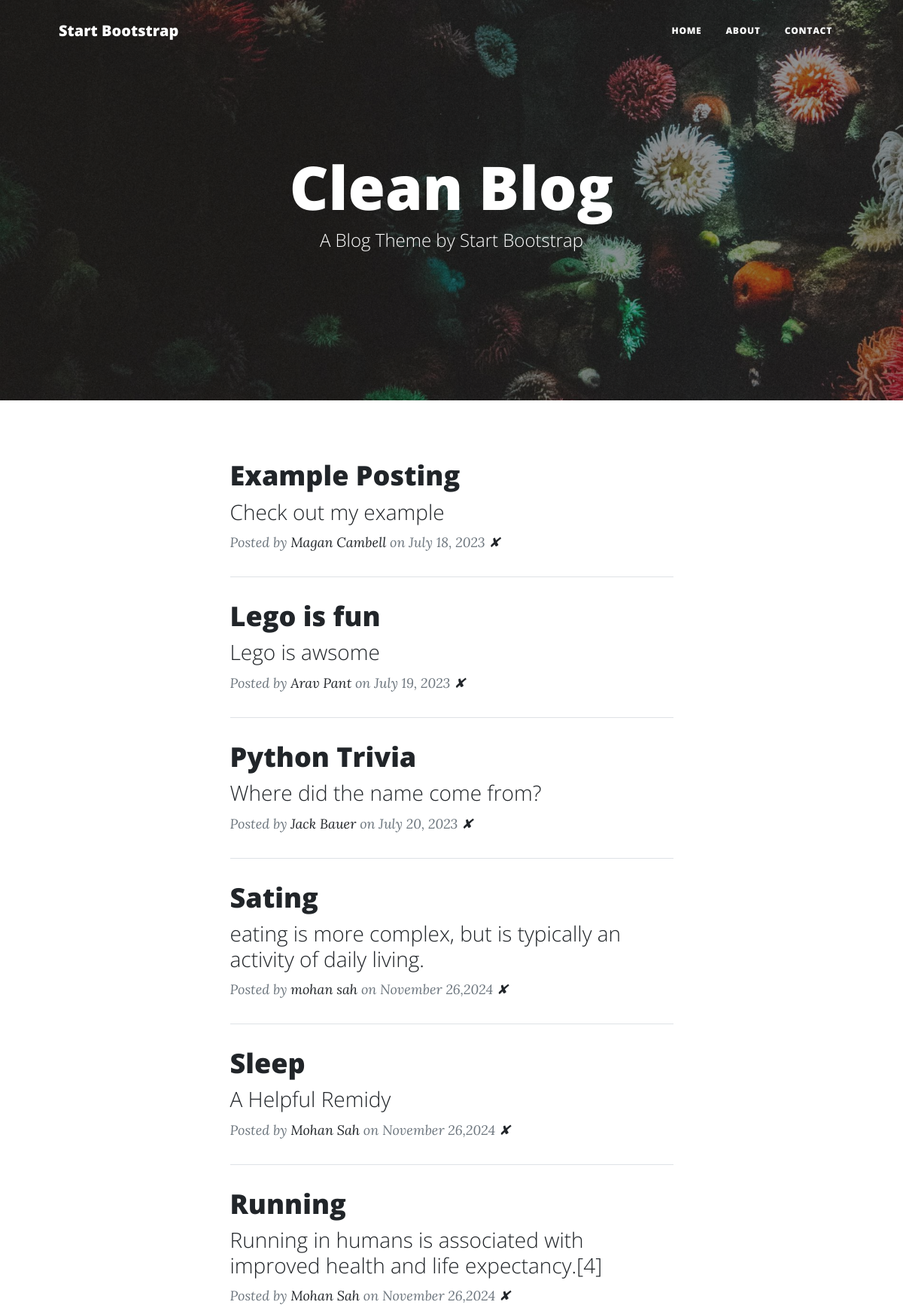
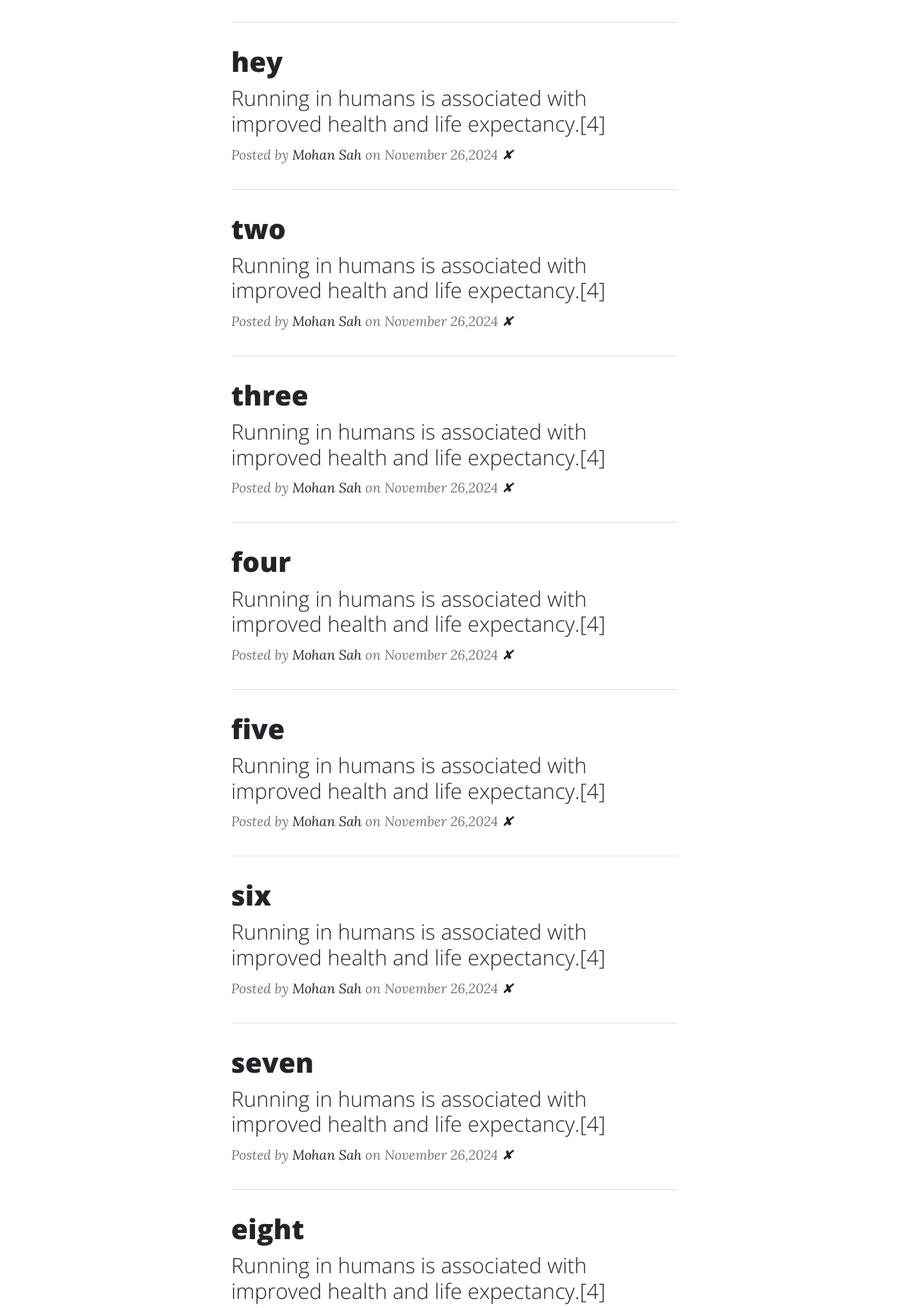
The page / (upper part) on the database its author committed (2 pictures, top to bottom).
### main.py (models this page shows)
class BlogPost(db.Model):
    id: Mapped[int] = mapped_column(Integer, primary_key=True)
    title: Mapped[str] = mapped_column(String(250), unique=True, nullable=False)
    subtitle: Mapped[str] = mapped_column(String(250), nullable=False)
    date: Mapped[str] = mapped_column(String(250), nullable=False)
    body: Mapped[str] = mapped_column(Text, nullable=False)
    author: Mapped[str] = mapped_column(String(250), nullable=False)
    img_url: Mapped[str] = mapped_column(String(250), nullable=False)

### main.py (the view)
@app.route('/')
def get_all_posts():
    posts = []
    with app.app_context():
        posts = db.session.execute(db.select(BlogPost).order_by(BlogPost.date)).scalars().all()
    return render_template("index.html", all_posts=posts)

### templates/index.html (shortened to what this page needs)
{% include "header.html" %}
<header
  class="masthead"
  style="background-image: url('../static/assets/img/home-bg.jpg')"
>
  <div class="container position-relative px-4 px-lg-5">
    <div class="row gx-4 gx-lg-5 justify-content-center">
      <div class="col-md-10 col-lg-8 col-xl-7">
        <div class="site-heading">
          <h1>Clean Blog</h1>
          <span class="subheading">A Blog Theme by Start Bootstrap</span>
        </div>
      </div>
    </div>
  </div>
</header>
<div class="container px-4 px-lg-5">
  <div class="row gx-4 gx-lg-5 justify-content-center">
    <div class="col-md-10 col-lg-8 col-xl-7">
      {% for post in all_posts %}
      <div class="post-preview">
        <a href="{{ url_for('show_post', post_id=post.id) }}">
          <h2 class="post-title">{{ post.title }}</h2>
          <h3 class="post-subtitle">{{ post.subtitle }}</h3>
        </a>
        <p class="post-meta">
          Posted by
          <a href="#">{{post.author}}</a>
          on {{post.date}}
          <a href="{{url_for('delete_post', post_id = post.id)}}">✘</a>
        </p>
      </div>
      <hr class="my-4" />
      {% endfor %}
    </div>
  </div>
</div>
{% include "footer.html" %}

### templates/header.html (shortened to what this page needs)
<!DOCTYPE html>
<html lang="en">
  <head>
    {% block styles %}
    {{ bootstrap.load_css() }}
    <link
      href="{{ url_for('static', filename='css/styles.css') }}"
      rel="stylesheet"
    />
    {% endblock %}
  </head>
  <body>
    <nav class="navbar navbar-expand-lg navbar-light" id="mainNav">
      <div class="container px-4 px-lg-5">
        <a class="navbar-brand" href="/">Start Bootstrap</a>
        <div class="collapse navbar-collapse" id="navbarResponsive">
          <ul class="navbar-nav ms-auto py-4 py-lg-0">
            <li class="nav-item">
              <a
                class="nav-link px-lg-3 py-3 py-lg-4"
                href="{{ url_for('get_all_posts') }}"
                >Home</a
              >
            </li>
            <li class="nav-item">
              <a
                class="nav-link px-lg-3 py-3 py-lg-4"
                href="{{ url_for('about') }}"
                >About</a
              >
            </li>
            <li class="nav-item">
              <a
                class="nav-link px-lg-3 py-3 py-lg-4"
                href="{{ url_for('contact') }}"
                >Contact</a
              >
            </li>
          </ul>
        </div>
      </div>
    </nav>

### templates/footer.html (shortened to what this page needs)
  </body>
</html>

### rows shown on the page
BlogPost: title "Example Posting", subtitle "Check out my example", author "Magan Cambell", date "July 18, 2023"
BlogPost: title "Lego is fun", subtitle "Lego is awsome", author "Arav Pant", date "July 19, 2023"
BlogPost: title "Python Trivia", subtitle "Where did the name come from?", author "Jack Bauer", date "July 20, 2023"
BlogPost: title "Sating", subtitle "eating is more complex, but is typically an activity of daily living.", author "mohan sah", date "November 26,2024"
BlogPost: title "Sleep", subtitle "A Helpful Remidy", author "Mohan Sah", date "November 26,2024"
BlogPost: title "Running", subtitle "Running in humans is associated with improved health and life expectancy.[4]", author "Mohan Sah", date "November 26,2024"
BlogPost: title "hey", subtitle "Running in humans is associated with improved health and life expectancy.[4]", author "Mohan Sah", date "November 26,2024"
BlogPost: title "two", subtitle "Running in humans is associated with improved health and life expectancy.[4]", author "Mohan Sah", date "November 26,2024"
BlogPost: title "three", subtitle "Running in humans is associated with improved health and life expectancy.[4]", author "Mohan Sah", date "November 26,2024"
BlogPost: title "four", subtitle "Running in humans is associated with improved health and life expectancy.[4]", author "Mohan Sah", date "November 26,2024"
BlogPost: title "five", subtitle "Running in humans is associated with improved health and life expectancy.[4]", author "Mohan Sah", date "November 26,2024"
BlogPost: title "six", subtitle "Running in humans is associated with improved health and life expectancy.[4]", author "Mohan Sah", date "November 26,2024"
BlogPost: title "seven", subtitle "Running in humans is associated with improved health and life expectancy.[4]", author "Mohan Sah", date "November 26,2024"
BlogPost: title "eight", subtitle "Running in humans is associated with improved health and life expectancy.[4]"
